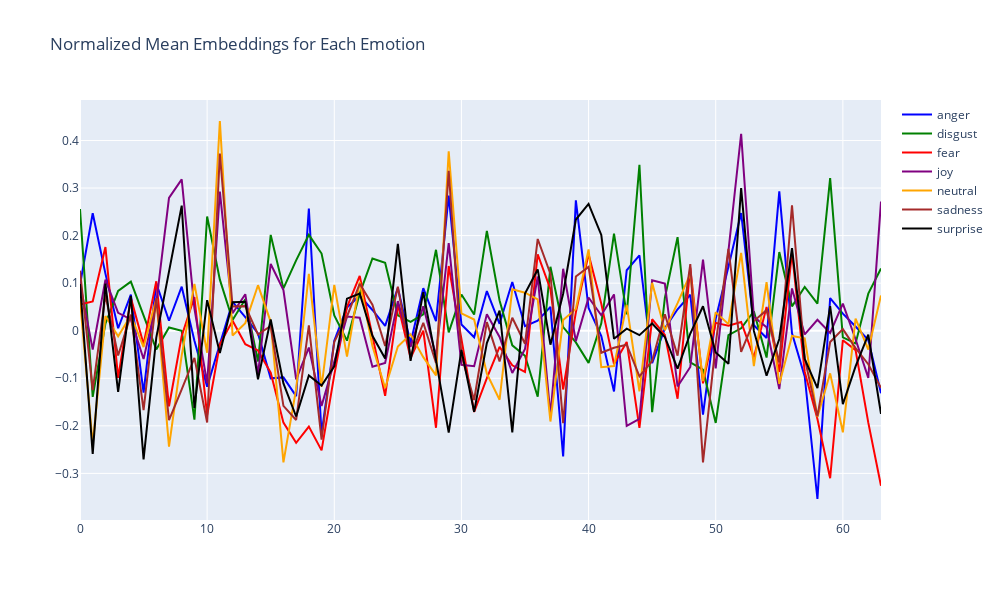

This figure's notebook cell:
### Code cell
# Create a figure
fig2 = go.Figure()

colors = ['blue', 'green', 'red', 'purple', 'orange', 'brown', 'black']

# Add a trace for each emotion
for i, emotion in enumerate(emotion_classes):
    fig2.add_trace(
        go.Scatter(
            x=list(range(64)),
            y=mean_embeddings2[emotion],
            mode='lines',
            name=emotion,
            line=dict(color=colors[i])
        )
    )

# Update layout to make it interactive
fig2.update_layout(
    height=600, 
    width=1000, 
    title_text="Normalized Mean Embeddings for Each Emotion",
    hovermode='x unified'
)

# Show the figure
fig2.show()
